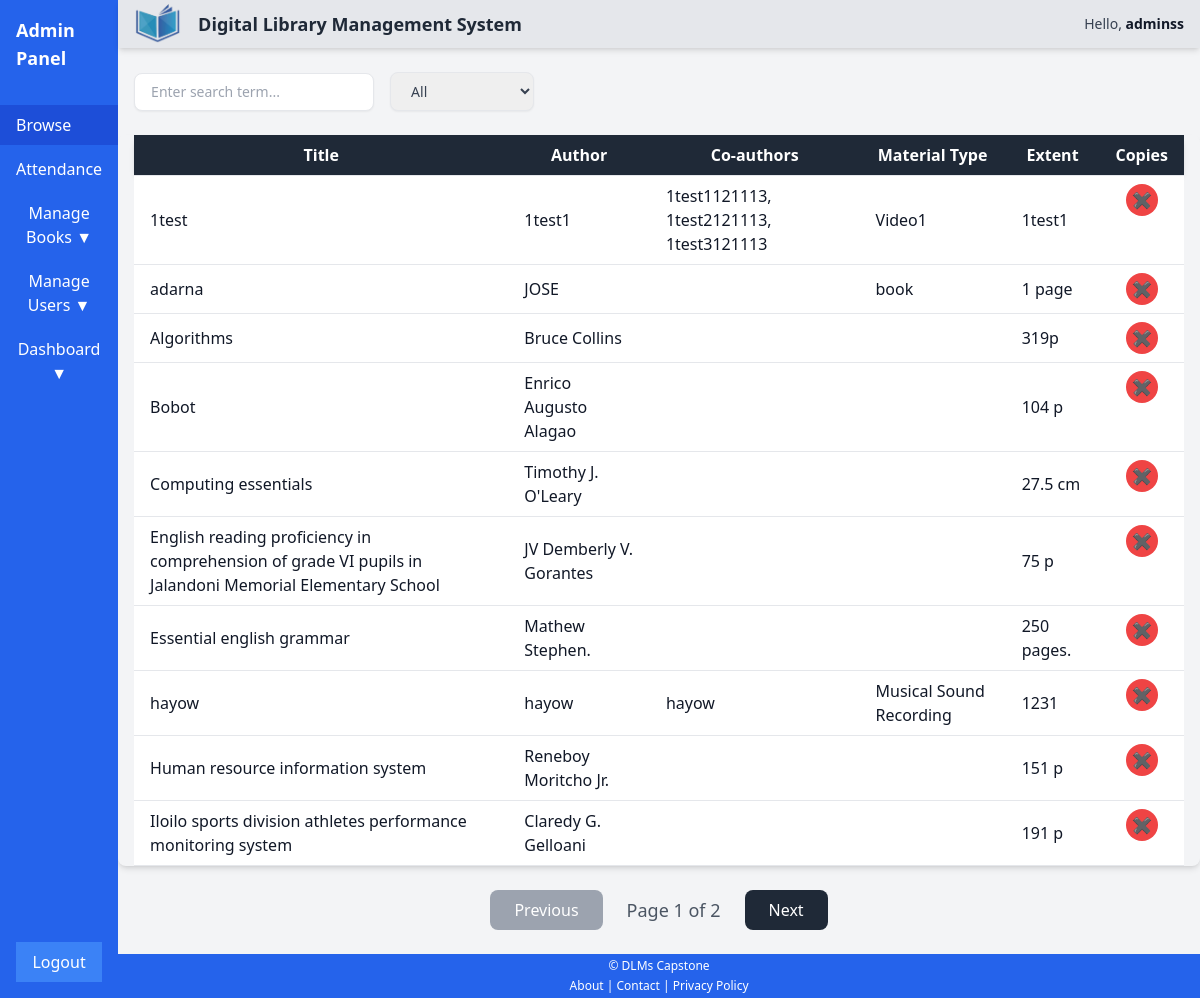
The app's page /dashboard/admin/index.php (signed in) with its own data.
### tables this page shows
CREATE TABLE `users_info` (
  `IDno` varchar(11) NOT NULL,
  `Fname` varchar(50) DEFAULT NULL,
  `Sname` varchar(50) DEFAULT NULL,
  `Mname` varchar(50) DEFAULT NULL,
  `Ename` varchar(50) DEFAULT NULL,
  `gender` varchar(10) DEFAULT NULL,
  `photo` varchar(255) DEFAULT NULL,
  `email` varchar(100) DEFAULT NULL,
  `contact` varchar(20) DEFAULT NULL,
  `municipality` varchar(100) DEFAULT NULL,
  `barangay` varchar(100) DEFAULT NULL,
  `province` varchar(100) DEFAULT NULL,
  `DOB` date DEFAULT NULL,
  `college` varchar(100) DEFAULT NULL,
  `course` varchar(100) DEFAULT NULL,
  `yrLVL` varchar(50) DEFAULT NULL,
  `A_LVL` varchar(11) DEFAULT NULL,
  `personnel_type` enum('Teaching Personnel','Non-Teaching Personnel') DEFAULT NULL,
  `status_details` enum('active','inactive','restricted') DEFAULT NULL,
  `username` varchar(50) DEFAULT NULL,
  `password` varchar(255) DEFAULT NULL,
  `U_Type` enum('admin','student','professor','staff','librarian','faculty') DEFAULT NULL,
  `status_log` enum('pending','approved','rejected') DEFAULT NULL
);

CREATE TABLE `book` (
  `book_id` int(11) NOT NULL,
  `B_title` varchar(255) NOT NULL,
  `subtitle` varchar(255) DEFAULT NULL,
  `author` varchar(255) DEFAULT NULL,
  `edition` varchar(255) DEFAULT NULL,
  `LCCN` varchar(255) DEFAULT NULL,
  `ISBN` varchar(255) DEFAULT NULL,
  `ISSN` varchar(255) DEFAULT NULL,
  `MT` varchar(255) DEFAULT NULL,
  `ST` varchar(255) DEFAULT NULL,
  `place` varchar(255) DEFAULT NULL,
  `publisher` varchar(255) DEFAULT NULL,
  `Pdate` date DEFAULT NULL,
  `copyright` varchar(255) DEFAULT NULL,
  `extent` varchar(255) DEFAULT NULL,
  `Odetail` text DEFAULT NULL,
  `size` varchar(255) DEFAULT NULL,
  `url` varchar(255) DEFAULT NULL,
  `Description` text DEFAULT NULL,
  `UTitle` varchar(255) DEFAULT NULL,
  `VForm` varchar(255) DEFAULT NULL,
  `SUTitle` varchar(255) DEFAULT NULL,
  `volume` int(11) DEFAULT NULL,
  `note` varchar(50) DEFAULT NULL,
  `photo` varchar(255) DEFAULT NULL
);

### dashboard/config.php (called while the page is built, shortened)
<?php
$db_host = 'localhost';
$db_username = 'root';
$db_password = '';
$db_name = 'dlms';
$conn = mysqli_connect($db_host, $db_username, $db_password, $db_name);
$idno = isset($_SESSION['admin']) ? $_SESSION['admin']['IDno'] :
       (isset($_SESSION['student']) ? $_SESSION['student']['IDno'] : $_SESSION['librarian']['IDno']);
$query = "SELECT * FROM users_info WHERE IDno = ?";
$stmt = $conn->prepare($query);
$stmt->bind_param("s", $idno);
$stmt->execute();
$result = $stmt->get_result();
$userData = $result->fetch_assoc();
?>

### dashboard/admin/include/BrowseBook.php (the view, shortened to what this page needs)
<?php
if ($conn->connect_error) {
    $message = "Connection failed: " . $conn->connect_error;
    $message_type = "danger";
} else {
    $sql = "SELECT
    book.book_id,
    book.B_title,
    book.subtitle,
    book.author,
    book.LCCN,
    book.ISBN,
    book.ISSN,
    book.copyright,
    book.MT,
    book.extent,
    GROUP_CONCAT(DISTINCT coauthor.Co_Name SEPARATOR ', ') AS coauthor,
    COUNT(CASE WHEN book_copies.status = 'Available' THEN 1 END) AS available_count,
    COUNT(book_copies.ID) AS total_count
FROM
    book
LEFT JOIN
    coauthor ON book.book_id = coauthor.book_id
LEFT JOIN
    book_copies ON book.B_title = book_copies.B_title
GROUP BY
    book.book_id,
    book.B_title,
    book.subtitle,
    book.author,
    book.LCCN,
    book.ISBN,
    book.ISSN,
    book.copyright,
    book.MT,
    book.extent
ORDER BY
    book.B_title;
";
    $result = $conn->query($sql);
}
?>
<div class="my-6 px-4 flex justify-between items-center">
  <div class="flex flex-row gap-4 items-center">
    <input type="text" id="searchInput"
      class="form-input block w-40 sm:w-60 px-4 py-2 border rounded-lg shadow-sm focus:outline-none focus:ring-2 focus:ring-blue-600 focus:border-transparent text-gray-700 text-sm"
      placeholder="Enter search term...">
    <select id="searchType"
      class="form-select block px-4 py-2 border rounded-lg shadow-sm focus:outline-none focus:ring-2 focus:ring-blue-600 focus:border-transparent text-gray-700 text-sm">
      <option value="all">All</option>
    </select>
  </div>
</div>
<div class="my-6 px-4 overflow-x-auto rounded-lg shadow-md">
  <table class="min-w-full table-auto">
    <thead class="bg-gray-800 text-white overflow-x-auto rounded-lg shadow-md">
      <tr>
        <th class="px-4 py-2">Title</th>
        <th class="px-4 py-2">Author</th>
        <th class="px-4 py-2">Co-authors</th>
        <th class="px-4 py-2">Material Type</th>
        <th class="px-4 py-2">Extent</th>
        <th class="px-4 py-2">Copies</th>
      </tr>
    </thead>
    <tbody id="bookTableBody" class="bg-white">
      <?php if ($result && $result->num_rows > 0): ?>
      <?php while ($row = $result->fetch_assoc()): ?>
      <tr class="border-y border-solid cursor-pointer hover:bg-gray-200"
        data-title="<?php echo htmlspecialchars($row['B_title']); ?>"
        data-author="<?php echo htmlspecialchars($row['author']); ?>"
        data-coauthor="<?php echo htmlspecialchars($row['coauthor']); ?>"
        data-lccn="<?php echo htmlspecialchars($row['LCCN']); ?>"
        data-isbn="<?php echo htmlspecialchars($row['ISBN']); ?>"
        data-issn="<?php echo htmlspecialchars($row['ISSN']); ?>"
        data-material-type="<?php echo htmlspecialchars($row['MT']); ?>"
        data-extent="<?php echo htmlspecialchars($row['extent']); ?>"
        data-available-count="<?php echo $row['available_count']; ?>"
        data-total-count="<?php echo $row['total_count']; ?>"
        data-copyright="<?php echo htmlspecialchars($row['copyright']); ?>"
        onclick="window.location.href='ViewBook.php?title=<?php echo urlencode($row['book_id']); ?>';"
        onmouseenter="showPopup(event, this)" onmouseleave="hidePopup()">
        <td class="px-4 py-2 title">
          <?php echo htmlspecialchars($row['B_title']); ?>
        </td>
        <td class="px-4 py-2 author">
          <?php echo htmlspecialchars($row['author']); ?>
        </td>
        <td class="px-4 py-2 coauthor">
          <?php echo htmlspecialchars($row['coauthor']); ?>
        </td>
        <td class="px-4 py-2 MT">
          <?php echo htmlspecialchars($row['MT']); ?>
        </td>
        <td class="px-4 py-2 extent">
          <?php echo htmlspecialchars($row['extent']); ?>
        </td>
        <td class="px-4 py-2 flex justify-center gap-2">
          <?php if ($row['available_count'] > 0): ?>
          <div class="w-8 h-8 rounded-full bg-green-500 text-white flex items-center justify-center">
            ✔
          </div>
          <?php else: ?>
          <div class="w-8 h-8 rounded-full bg-red-500 text-white flex items-center justify-center">
            ✖
          </div>
          <?php endif; ?>
        </td>
      </tr>
      <?php endwhile; ?>
      <?php else: ?>
      <tr>
        <td colspan="9" class="text-center py-4">No books found.</td>
      </tr>
      <?php endif; ?>
    </tbody>
  </table>
</div>
<div class="pagination-controls flex justify-center items-center space-x-4 my-6 flex-col md:flex-row md:space-x-6">
  <button id="prevBtn" onclick="prevPage()"
    class="btn-pagination px-6 py-2 bg-gray-800 text-white rounded-lg cursor-pointer disabled:bg-gray-400 disabled:cursor-not-allowed transition duration-300 hover:bg-gray-600"
    disabled>Previous</button>
  <span id="pageInfo" class="text-lg text-gray-600 font-medium">Page 1 of X</span>
  <button id="nextBtn" onclick="nextPage()"
    class="btn-pagination px-6 py-2 bg-gray-800 text-white rounded-lg cursor-pointer transition duration-300 hover:bg-gray-600">Next</button>
  </body>

### dashboard/admin/include/header.php
<div class="flex sticky top-0 shadow-md z-10 items-center justify-between bg-gray-200 w-full h-[3rem] shadow-md">
    <div class="flex items-center">
        <a href="#">
            <img src="../../Registration/pic/logo wu.png" alt="Logo" class="w-12 m-4">
        </a>
        <strong class="text-lg font-semibold text-gray-800">
            Digital Library Management System
        </strong>
    </div>
    <div class="flex items-center space-x-4 m-4">
        <?php if ($userData): ?>
            <span class="text-sm text-gray-700 font-medium">Hello,
                <strong class="text-gray-900"><?php echo htmlspecialchars($userData['Fname']); ?></strong>
            </span>
        <?php else: ?>
            <span class="text-sm text-gray-700 font-medium">Hello, <strong class="text-gray-900">Guest</strong></span>
        <?php endif; ?>
    </div>
</div>

### records on screen
users_info: Fname "adminss"
book: B_title "1test", author "1test1", coauthor "1test1121113, 1test2121113, 1test3121113", MT "Video1", extent "1test1"
book: B_title "adarna", author "JOSE", MT "book", extent "1 page"
book: B_title "Algorithms", author "Bruce Collins", extent "319p"
book: B_title "Bobot", author "Enrico Augusto Alagao", extent "104 p"
book: B_title "Computing essentials", author "Timothy J. O'Leary", extent "27.5 cm"
book: B_title "English reading proficiency in comprehension of grade VI pupils in Jalandoni Memorial Elementary School", author "JV Demberly V. Gorantes", extent "75 p"
book: B_title "Essential english grammar", author "Mathew Stephen.", extent "250 pages."
book: B_title "hayow", author "hayow", coauthor "hayow", MT "Musical Sound Recording", extent "1231"
book: B_title "Human resource information system", author "Reneboy Moritcho Jr.", extent "151 p"
book: B_title "Iloilo sports division athletes performance monitoring system", author "Claredy G. Gelloani", extent "191 p"
